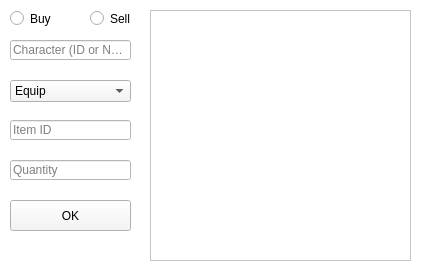
<?xml version="1.0" encoding="UTF-8"?>
<ui version="4.0">
 <class>transactionManager</class>
 <widget class="QWidget" name="transactionManager">
  <property name="geometry">
   <rect>
    <x>0</x>
    <y>0</y>
    <width>422</width>
    <height>273</height>
   </rect>
  </property>
  <property name="windowTitle">
   <string>Maplestory Manager - Store (Transaction)</string>
  </property>
  <property name="styleSheet">
   <string notr="true">background-color: rgb(255, 255, 255);</string>
  </property>
  <widget class="QLineEdit" name="idItem">
   <property name="geometry">
    <rect>
     <x>10</x>
     <y>120</y>
     <width>121</width>
     <height>20</height>
    </rect>
   </property>
   <property name="text">
    <string/>
   </property>
   <property name="placeholderText">
    <string>Item ID</string>
   </property>
  </widget>
  <widget class="QRadioButton" name="buyProduct">
   <property name="geometry">
    <rect>
     <x>10</x>
     <y>10</y>
     <width>41</width>
     <height>17</height>
    </rect>
   </property>
   <property name="text">
    <string>Buy</string>
   </property>
  </widget>
  <widget class="QListView" name="output">
   <property name="geometry">
    <rect>
     <x>150</x>
     <y>10</y>
     <width>261</width>
     <height>251</height>
    </rect>
   </property>
   <property name="minimumSize">
    <size>
     <width>241</width>
     <height>151</height>
    </size>
   </property>
  </widget>
  <widget class="QRadioButton" name="sellProduct">
   <property name="geometry">
    <rect>
     <x>90</x>
     <y>10</y>
     <width>41</width>
     <height>17</height>
    </rect>
   </property>
   <property name="text">
    <string>Sell</string>
   </property>
  </widget>
  <widget class="QLineEdit" name="quantity">
   <property name="geometry">
    <rect>
     <x>10</x>
     <y>160</y>
     <width>121</width>
     <height>20</height>
    </rect>
   </property>
   <property name="text">
    <string/>
   </property>
   <property name="placeholderText">
    <string>Quantity</string>
   </property>
  </widget>
  <widget class="QPushButton" name="okButton">
   <property name="geometry">
    <rect>
     <x>10</x>
     <y>200</y>
     <width>121</width>
     <height>31</height>
    </rect>
   </property>
   <property name="styleSheet">
    <string notr="true">background-color: rgb(245, 245, 245);</string>
   </property>
   <property name="text">
    <string>OK</string>
   </property>
  </widget>
  <widget class="QLineEdit" name="character">
   <property name="geometry">
    <rect>
     <x>10</x>
     <y>40</y>
     <width>121</width>
     <height>20</height>
    </rect>
   </property>
   <property name="text">
    <string/>
   </property>
   <property name="placeholderText">
    <string>Character (ID or Name)</string>
   </property>
  </widget>
  <widget class="QComboBox" name="itemType">
   <property name="geometry">
    <rect>
     <x>10</x>
     <y>80</y>
     <width>121</width>
     <height>22</height>
    </rect>
   </property>
   <property name="styleSheet">
    <string notr="true">background-color: rgb(245, 245, 245);</string>
   </property>
   <item>
    <property name="text">
     <string>Equip</string>
    </property>
   </item>
   <item>
    <property name="text">
     <string>Use</string>
    </property>
   </item>
   <item>
    <property name="text">
     <string>Etc</string>
    </property>
   </item>
  </widget>
 </widget>
 <resources/>
 <connections/>
</ui>
